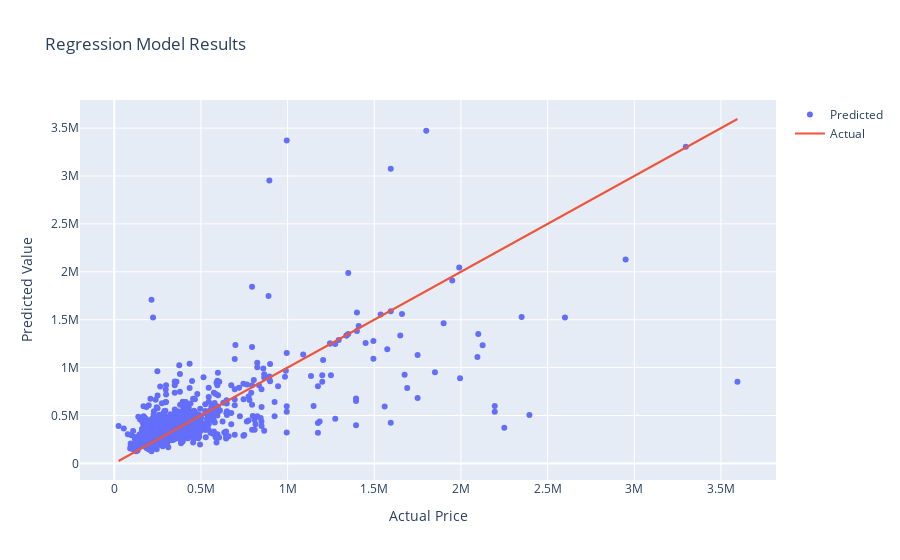

Notebook code cell kept with this figure:
### Markdown cell above
#### 2. Model 2 is LinearRegression()

### Code cell
regressor, score, mse, cv_scores, mean_cv_score, std_cv_score, fig = model(1, model=2, scaled=True )
print(f'The score for the model is: {score}\nThe MSE for this model is {mse}')
print("Cross-validation R2 scores:", cv_scores)
print("Mean cross-validation R2 score:", mean_cv_score)
print("Standard deviation of cross-validation R2 scores:", std_cv_score)
fig = go.Figure()
fig.add_trace(go.Scatter(x=y_test.flatten(), y=y_pred, mode='markers', name='Predicted'))
fig.add_trace(go.Scatter(x=y_test.flatten(), y=y_test.flatten(), mode='lines', name='Actual'))
fig.update_layout(title='Regression Model Results', xaxis_title='Actual Price', yaxis_title='Predicted Value')
fig.show()

### Figure 1 — Plotly figure (JSON) as saved in the notebook; plotly's stock layout.template omitted (floating-point values rounded to 4 significant figures; data arrays with more than 128 entries replaced by an {"elided": "..."} marker saying what was removed)
{"data": [{"mode": "markers", "name": "Predicted", "type": "scatter", "x": {"elided": "951 int values"}, "y": {"elided": "951 float values"}}, {"mode": "lines", "name": "Actual", "type": "scatter", "x": {"elided": "951 int values"}, "y": {"elided": "951 int values"}}], "layout": {"title": {"text": "Regression Model Results"}, "xaxis": {"title": {"text": "Actual Price"}}, "yaxis": {"title": {"text": "Predicted Value"}}}}
